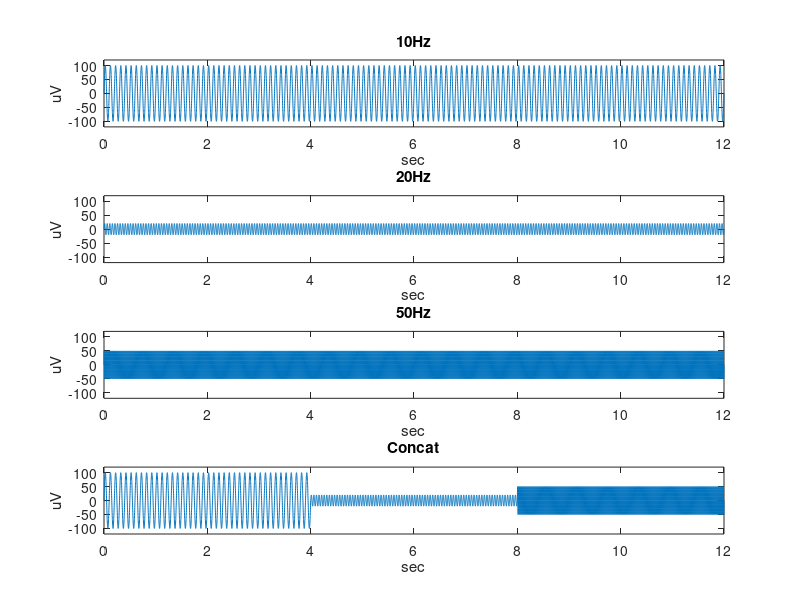

Source code (MATLAB): (Note: this script raises an error after producing the figure.)
clc, clear, close all,
%% 1. generate signals
% 10Hz
freq1 = 10;
t1 = linspace(0,12,12001);
y1 = sin(2*pi*freq1*t1)*100;
figure,
subplot(4,1,1),plot(t1, y1);
ylim([-120 120]);
xlabel('sec');
ylabel('uV');
title('10Hz');

% 20Hz
freq2 = 20;
y2 = sin(2*pi*freq2*t1)*20;
subplot(4,1,2),plot(t1, y2);
ylim([-120 120]);
xlabel('sec');
ylabel('uV');
title('20Hz');

% 50Hz
freq3 = 50;
y3 = sin(2*pi*freq3*t1)*50;
subplot(4,1,3),plot(t1, y3);
ylim([-120 120]);
xlabel('sec');
ylabel('uV');
title('50Hz');

%  concatenate signals
t2 = linspace(0,12,12001);
y4 = zeros(1, 12001);
y4(:, 1:4001) = y1(:, 1:4001);
y4(:, 4001:8001) = y2(:, 1:4001);
y4(:, 8001:12001) = y3(:, 1:4001);
subplot(4,1,4),plot(t2, y4);
ylim([-120 120]);
xlabel('sec');
ylabel('uV');
title('Concat');

%% fft
n_channel = 1;
Fs = 1000;
window = 4;
shift = 0.5;

% epoch1
[psd, f] = fft_window(y4, 0, 4, n_channel, Fs, window, shift); % fft analysis
figure, subplot(3, 1, 1), plot(f,psd);
ylim([0 120]);
xlabel('frequency');
ylabel('power');
title('epoch 1');

% epoch2
[psd, f] = fft_window(y4, 4, 8, n_channel, Fs, window, shift); % fft analysis
subplot(3, 1, 2), plot(f,psd);
ylim([0 120]);
xlabel('frequency');
ylabel('power');
title('epoch 2');

% epoch3
[psd, f] = fft_window(y4, 8, 12, n_channel, Fs, window, shift); % fft analysis
subplot(3, 1, 3), plot(f,psd);
ylim([0 120]);
xlabel('frequency');
ylabel('power');
title('epoch 3');

